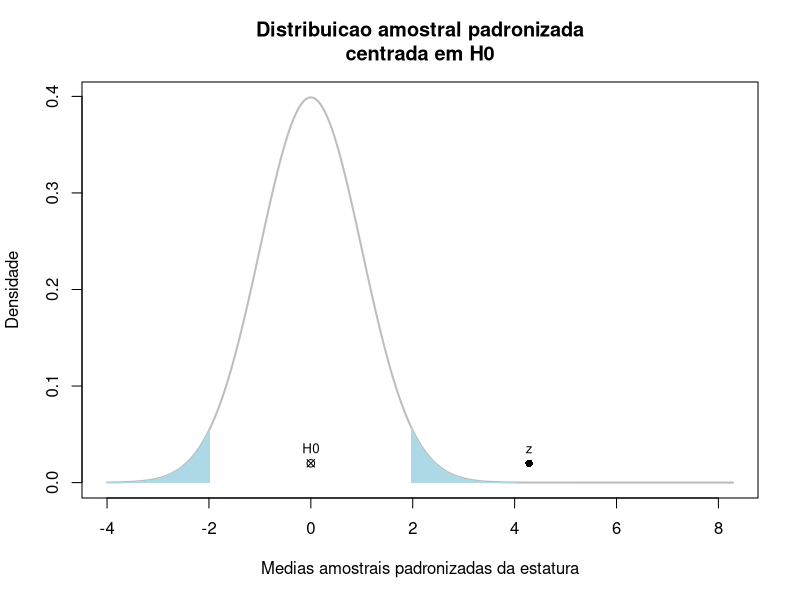

The R script that drew this image:
mu <- 173
sigma <- 7
alfa <- 0.05

set.seed(3)
estatura <- rnorm(mean=176, sd=sigma, n=99)
v <- 100*176-99*mean(estatura)
estatura <- c(estatura, v)

cat("População:")
cat("\n\tmu = ",mu, sep="")
cat("\n\tsigma = ",sigma, sep="")

# estatistica
cat("\nAmostra:")
n <- length(estatura)
cat("\n\tn = ",n, sep="")
media <- mean(estatura)
cat("\n\tmédia = ",media, sep="")
ep <- sigma / sqrt(n)
cat("\n\tep = ",ep, sep="")

cat("\nDistancia padronizada entre medias amostral e populacional:")
z <- (media-mu)/ep
cat("\n\tz = ",z, sep="")

# normal padronizada da populacao
xpopp <- seq(min(-4,z-4), max(4,z+4), length.out=1000)
ypopp <- dnorm(xpopp, mean=0, sd=1)
xmin <- min(xpopp)
xmax <- max(xpopp)
ymin <- min(ypopp)
ymax <- max(ypopp)
plot(xpopp, ypopp, 
     main="Distribuicao amostral padronizada\ncentrada em H0",
     xlab="Medias amostrais padronizadas da estatura",
     ylab="Densidade",
     xlim=c(xmin,xmax),
     ylim=c(ymin,ymax),
     type="l",
     lwd=2, col="gray")
# hachura das caudas
z25 <- abs(qnorm(p=alfa/2, mean=0, sd=1)) # |z| em 2.5%
N95 = round(c(-z25, z25),2)
xesq <- xpopp[which(xpopp<=N95[1])]
yesq <- ypopp[which(xpopp<=N95[1])]
xesq <- c(min(xesq),xesq,max(xesq))
yesq <- c(   0     ,yesq,   0     )
polygon(xesq,yesq,border=NA,col="lightblue")
xdir <- xpopp[which(xpopp>=N95[2])]
ydir <- ypopp[which(xpopp>=N95[2])]
xdir <- c(min(xdir),xdir,max(xdir))
ydir <- c(   0     ,ydir,   0     )
polygon(xdir,ydir,border=NA,col="lightblue")
# H0
points(0,ymax/20,pch=13)
text(0,ymax/20,"H0",pos=3,cex=0.8)
# media amostral
points(z,ymax/20,pch=16)
text(z,ymax/20,"z",pos=3,cex=0.8)
